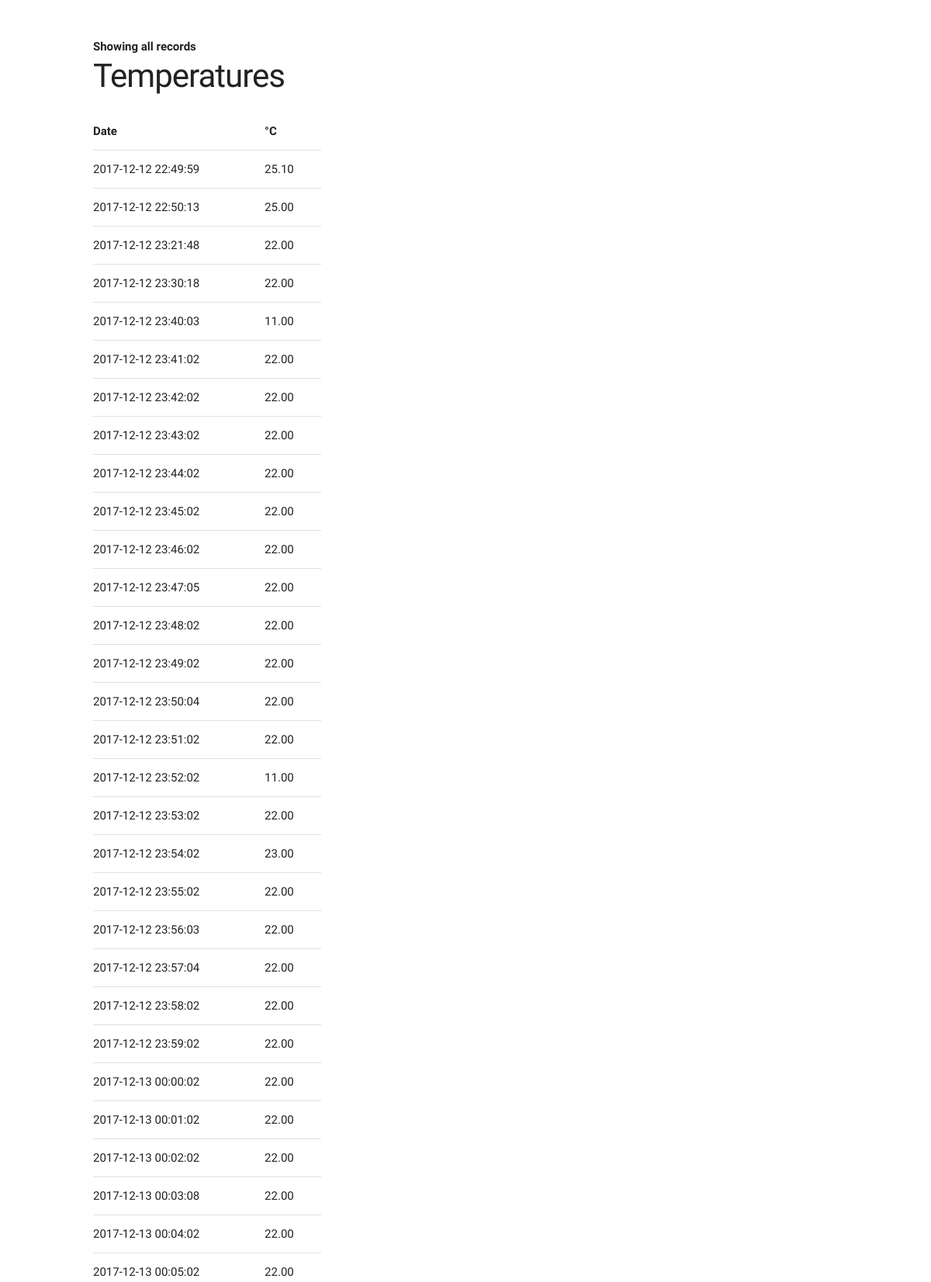
The app's page /lab_env_db (upper part) with its own data.
### tables this page shows
CREATE TABLE temperatures (rDatetime datetime, sensorID text, temp numeric);

### lab_app.py (the view)
@app.route("/lab_env_db")
def lab_env_db():
	import sqlite3
	conn=sqlite3.connect('/var/www/lab_app/lab_app.db')
	curs=conn.cursor()
	curs.execute("SELECT * FROM temperatures")
	temperatures = curs.fetchall()
	curs.execute("SELECT * FROM humidities")
	humidities = curs.fetchall()
	curs.execute("SELECT * FROM smoke")
        smoke = curs.fetchall()
	curs.execute("SELECT * FROM co_level")
        co_level = curs.fetchall()
	conn.close()
	return render_template("lab_env_db.html",temp=temperatures,hum=humidities, smoke=smoke, co_level=co_level)

### templates/lab_env_db.html (shortened to what this page needs)
<!DOCTYPE html>
<html lang="en">
  <head>
    <link rel="stylesheet" href="/static/css/normalize.css">
    <link rel="stylesheet" href="/static/css/skeleton.css">
  </head>
  <body>
    <div class="container">
      <div class="row">
        <div class="one-third column" style="margin-top: 5%">
          <strong>Showing all records</strong>
          <h2>Temperatures</h2>
            <table class="u-full-width">
              <thead>
                <tr>
                  <th>Date</th>
                  <th>&deg;C</th>
                </tr>
              </thead>
              <tbody>
                {% for row in temp %}
                <tr>
                  <td>{{row[0]}}</td>
                  <td>{{'%0.2f'|format(row[2])}}</td>
                </tr>
                {% endfor %}
              </tbody>
            </table>
        </div>
    </div>
  </body>
</html>

### static/css/skeleton.css (style rules this page uses)
.container { position: relative; width: 100%; max-width: 960px; margin: 0 auto; padding: 0 20px; box-sizing: border-box; }
.column, .columns { width: 100%; float: left; box-sizing: border-box; }
@media (min-width: 400px) { .container { width: 85%; padding: 0; } }
@media (min-width: 550px) { .container { width: 80%; } }
@media (min-width: 550px) { .column, .columns { margin-left: 4%; } }
@media (min-width: 550px) { .column:first-child, .columns:first-child { margin-left: 0; } }
@media (min-width: 550px) { .one-third.column { width: 30.6666666667%; } }
html { font-size: 62.5%; }
body { font-size: 1.5em; line-height: 1.6; font-weight: 400; font-family: "Raleway", "HelveticaNeue", "Helvetica Neue", Helvetica, Arial, sans-serif; color: #222; }
h1, h2, h3, h4, h5, h6 { margin-top: 0; margin-bottom: 2rem; font-weight: 300; }
h2 { font-size: 3.6rem; line-height: 1.25; letter-spacing: -.1rem; }
@media (min-width: 550px) { h2 { font-size: 4.2rem; } }
th, td { padding: 12px 15px; text-align: left; border-bottom: 1px solid #E1E1E1; }
th:first-child, td:first-child { padding-left: 0; }
th:last-child, td:last-child { padding-right: 0; }
pre, blockquote, dl, figure, table, p, ul, ol, form { margin-bottom: 2.5rem; }
.u-full-width { width: 100%; box-sizing: border-box; }
.container:after, .row:after, .u-cf { content: ""; display: table; clear: both; }

### records on screen
temperatures: rDatetime "2017-12-12 22:49:59", temp "25.10"
temperatures: rDatetime "2017-12-12 22:50:13", temp "25.00"
temperatures: rDatetime "2017-12-12 23:21:48", temp "22.00"
temperatures: rDatetime "2017-12-12 23:30:18", temp "22.00"
temperatures: rDatetime "2017-12-12 23:40:03", temp "11.00"
temperatures: rDatetime "2017-12-12 23:41:02", temp "22.00"
temperatures: rDatetime "2017-12-12 23:42:02", temp "22.00"
temperatures: rDatetime "2017-12-12 23:43:02", temp "22.00"
temperatures: rDatetime "2017-12-12 23:44:02", temp "22.00"
temperatures: rDatetime "2017-12-12 23:45:02", temp "22.00"
temperatures: rDatetime "2017-12-12 23:46:02", temp "22.00"
temperatures: rDatetime "2017-12-12 23:47:05", temp "22.00"
temperatures: rDatetime "2017-12-12 23:48:02", temp "22.00"
temperatures: rDatetime "2017-12-12 23:49:02", temp "22.00"
temperatures: rDatetime "2017-12-12 23:50:04", temp "22.00"
temperatures: rDatetime "2017-12-12 23:51:02", temp "22.00"
temperatures: rDatetime "2017-12-12 23:52:02", temp "11.00"
temperatures: rDatetime "2017-12-12 23:53:02", temp "22.00"
temperatures: rDatetime "2017-12-12 23:54:02", temp "23.00"
temperatures: rDatetime "2017-12-12 23:55:02", temp "22.00"
temperatures: rDatetime "2017-12-12 23:56:03", temp "22.00"
temperatures: rDatetime "2017-12-12 23:57:04", temp "22.00"
temperatures: rDatetime "2017-12-12 23:58:02", temp "22.00"
temperatures: rDatetime "2017-12-12 23:59:02", temp "22.00"
temperatures: rDatetime "2017-12-13 00:00:02", temp "22.00"
temperatures: rDatetime "2017-12-13 00:01:02", temp "22.00"
temperatures: rDatetime "2017-12-13 00:02:02", temp "22.00"
temperatures: rDatetime "2017-12-13 00:03:08", temp "22.00"
temperatures: rDatetime "2017-12-13 00:04:02", temp "22.00"
temperatures: rDatetime "2017-12-13 00:05:02", temp "22.00"
